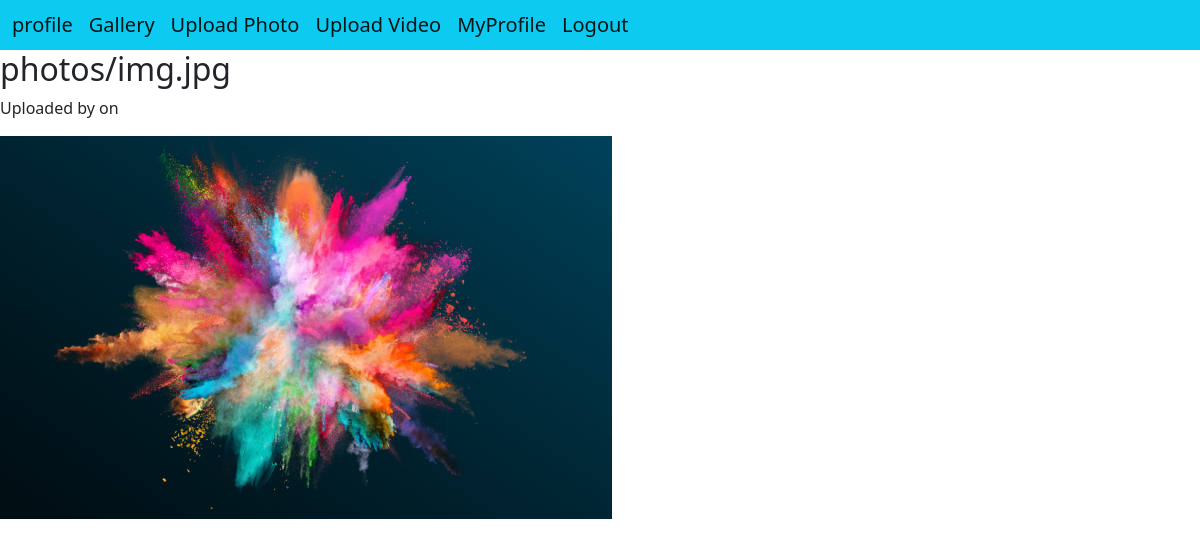
Screenshot of /photo/9/ (signed in) with the database file from the repository.
### profileapp/models.py (models this page shows, shortened)
class Photo(models.Model):
    title = models.CharField(max_length=255)
    image = models.FileField(upload_to='photos/',null=True,blank=True)
    uploaded_at = models.DateTimeField(auto_now_add=True)
    uploader = models.ForeignKey(User, on_delete=models.CASCADE)
    class Meta:
        app_label = 'profileapp'

### profileapp/views.py (the view)
# urls.py: path('photo/<int:photo_id>/', views.view_photo, name='view_photo'),
@login_required
def view_photo(request, photo_id):
    photo = get_object_or_404(Photo, id=photo_id)
    return render(request, 'view_photo.html', {'photo': photo})

### templates/view_photo.html (shortened to what this page needs)
{% extends 'base.html' %}
{% block content %}
  <h2>{{ photo.image }}</h2>
  <p>Uploaded by {{ photo.user }} on {{ photo.upload_date }}</p>
  <img src="{{ photo.image.url }}" alt="{{ photo.image.name }}">
{% endblock %}

### rows the page displays
Photo: image "photos/img.jpg", image (picture)
